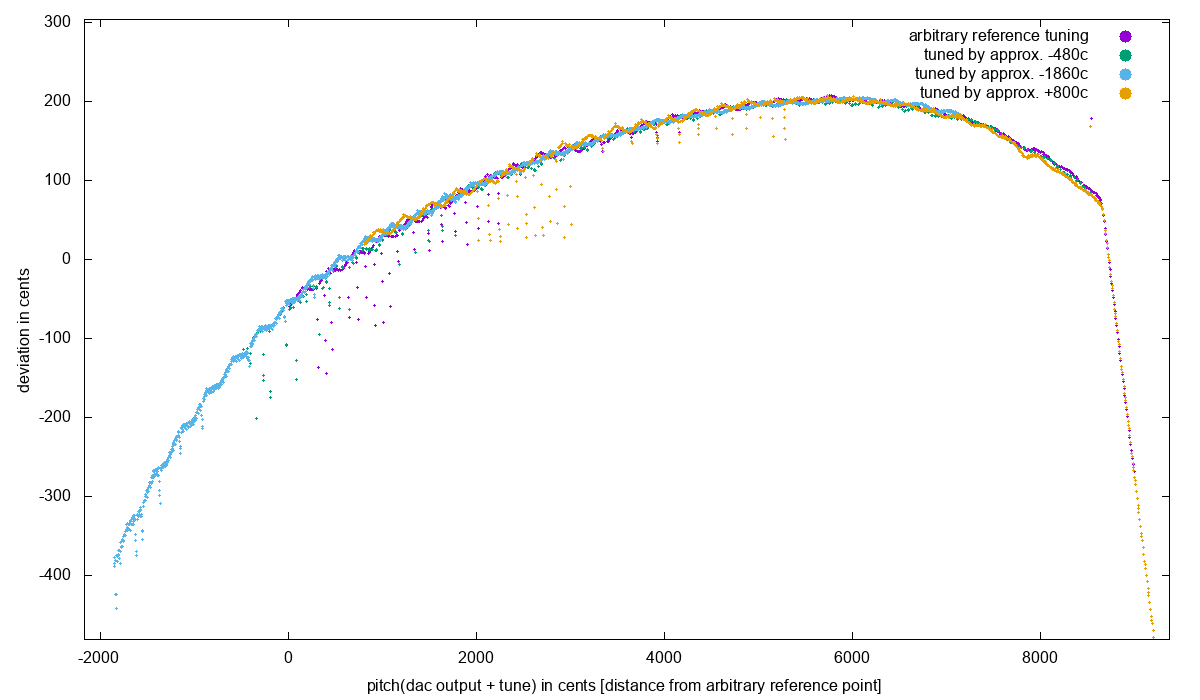

The gnuplot source for this figure:
set terminal png enhanced size 1200,700
set output 'plot.png'

set pointsize 0.3
set xrange [ -2174.04 : 9370.76 ] noreverse writeback
set yrange [ -481 : 304 ] noreverse writeback
set xlabel 'pitch(dac output + tune) in cents [distance from arbitrary reference point]'
set ylabel 'deviation in cents'
plot\
	1/0 with points ls 1 pt 7 ps 2 title 'arbitrary reference tuning',\
	1/0 with points ls 2 pt 7 ps 2 title 'tuned by approx. -480c',\
	1/0 with points ls 3 pt 7 ps 2 title 'tuned by approx. -1860c',\
	1/0 with points ls 4 pt 7 ps 2 title 'tuned by approx. +800c',\
	"run1.txt" u ($1*2.2      ):(log(78000000/$2 / (($3+$4+$5+$6+$7+$8+$9+$10+$11+$12)/5))/log(2)*1200 - (2.2*$1      ) - 4900) w points ls 1 pt 7 notitle,\
	"run2.txt" u ($1*2.2  -480):(log(78000000/$2 / (($3+$4+$5+$6+$7+$8+$9+$10+$11+$12)/5))/log(2)*1200 - (2.2*$1  -480) - 4900) w points ls 2 pt 7 notitle,\
	"run3.txt" u ($1*2.2 -1860):(log(78000000/$2 / (($3+$4+$5+$6+$7+$8+$9+$10+$11+$12)/5))/log(2)*1200 - (2.2*$1 -1860) - 4900) w points ls 3 pt 7 notitle,\
	"run4.txt" u ($1*2.2  +800):(log(78000000/$2 / (($3+$4+$5+$6+$7+$8+$9+$10+$11+$12)/5))/log(2)*1200 - (2.2*$1  +800) - 4900) w points ls 4 pt 7 notitle
pause -1
